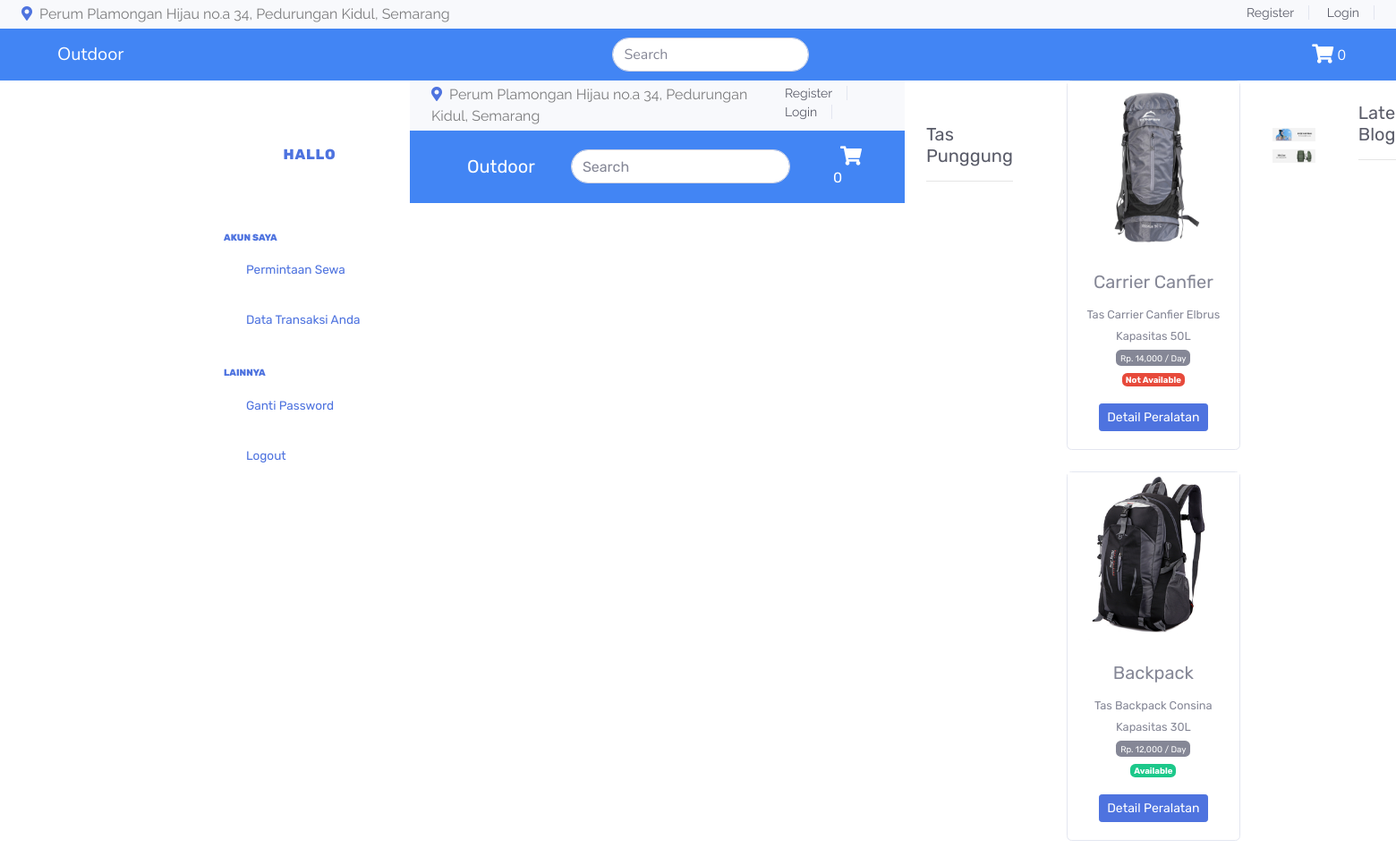
The page /index.php/kategori/tas_punggung on the database its author committed.
### tables this page shows
CREATE TABLE `tb_barang` (
  `id_brg` int(11) NOT NULL,
  `nama_brg` varchar(120) NOT NULL,
  `keterangan` varchar(225) NOT NULL,
  `kategori` varchar(60) NOT NULL,
  `harga` int(11) NOT NULL,
  `promo` int(11) NOT NULL,
  `status` int(4) NOT NULL,
  `gambar` text NOT NULL
);

### application/controllers/kategori.php (called while the page is built, shortened)
<?php
class Kategori extends CI_Controller
{
    public function __construct()
    {
        $this->load->model('Model_kategori');
        $this->load->library('cart');
    }
    public function tas_punggung()
    {
        $data['tas_punggung'] = $this->Model_kategori->data_tas_punggung();
        $this->load->view('user/header');
        $this->load->view('user/sidebar');
        $this->load->view('user/tas_punggung', $data);
        $this->load->view('user/footer');
    }
}

### index.php (called while the page is built, shortened)
<?php
require_once BASEPATH . 'core/CodeIgniter.php';

### application/models/model_kategori.php (called while the page is built, shortened)
<?php
class Model_kategori extends CI_Model
{
    public function data_tas_punggung()
    {
        $query = $this->db->get_where("tb_barang", array('kategori' => 'tas punggung'));
        return $query->result();
    }
}

### application/views/user/tas_punggung.php (the view, shortened to what this page needs)
<header id="header">
    <div class="strip d-flex justify-content-between px-4 py-1 bg-light">
        <p class="font-rale font-size-16 text-black-50 m-0"> <a href="https://g.page/pandanaranoutdoortravelling?share"><i class="fas fa-map-marker-alt mr-1"></i></a> Perum Plamongan Hijau no.a 34, Pedurungan Kidul, Semarang </p>
        <div class="font-rale font-size-14 ">
            <?php if ($this->session->userdata('nama')) { ?>
                <a class="px-3 border-right border-left text-dark" href="<?php echo base_url() ?>dashboard/profile">Hallo <?php echo $this->session->userdata('nama') ?></a>
                <a href="<?php echo base_url() ?>/auth/logout" class="px-3 border-right text-dark">Logout</a>
            <?php } else { ?>
                <a href="<?php echo base_url('register') ?>" class="px-3 border-right text-dark">Register</a>
                <a href="<?php echo base_url('auth/login') ?>" class="px-3 border-right text-dark">Login</a>
            <?php } ?>
        </div>
    </div>
    <nav class="navbar navbar-expand-lg navbar-dark color-primary-bg">
        <div class="ml-5">
            <a class="navbar-brand" href="<?php echo base_url('dashboard') ?>"> Outdoor</a>
        </div>
        <div class="container justify-content-center">
            <form class="form-inline">
                <input class="form-control mr-sm-2 rounded-pill" type="search" placeholder="Search" aria-label="Search">
            </form>
        </div>
        <div class="navbar">
            <ul class="nav navbar-nav navbar-right mr-3">
                <li>
                    <?php $keranjang = '<span class="font=size-16 px-2 text-white"><i class="fas fa-shopping-cart fa-lg mt-1"></i>  ' . $this->cart->total_items() . '' ?>
                    <?php echo anchor('dashboard/detail_keranjang', $keranjang) ?>
                </li>
            </ul>
        </div>
    </nav>
</header>
<div class="container py-5">
    <h4 class="font-rubik font-size-20 text-dark">Tas Punggung</h4>
    <hr>
</div>
<div class="container">
    <div class="row text-center mb-5">
        <?php foreach ($tas_punggung as $brg) : ?>
            <div class="card ml-4 mb-4" style="width: 194px;">
                <a href="<?php echo base_url('dashboard/detail_barang/' . $brg->id_brg) ?>"><img src="<?php echo base_url() . '/uploads/' . $brg->gambar ?>" class="img-fluid" alt="..."></a>
                <div class="card-body">
                    <h5 class="card-title"><?php echo $brg->nama_brg ?></h5>
                    <small><?php echo $brg->keterangan ?></small><br>
                    <span class="badge badge-secondary"><small>Rp. <?php echo number_format($brg->harga, 0, ',', ',') ?> / Day</small></span><br>
                    <small>
                        <?php if ($brg->status == "0") {
                            echo "<span class='badge badge-danger'> Not Available </span>";
                        } else {
                            echo "<span class='badge badge-success'> Available </span>";
                        } ?></small><br>
                    <?php echo anchor('dashboard/detail/' . $brg->id_brg, '<div class="btn btn-sm btn-primary mt-3">Detail Peralatan</div>') ?>
                </div>
            </div>
        <?php endforeach; ?>
    </div>
</div>
<section id="banner-adds py-2">
    <div class="container py-5 text-center">
        <img src="<?php echo base_url('assets/img/adds/adds1.jpg') ?>" alt="adds1" class="img-fluid mr-5">
        <img src="<?php echo base_url('assets/img/adds/adds4.jpg') ?>" alt="adds2" class="img-fluid ">
    </div>
</section>
<section id="blogs">
    <div class="container py-4">
        <h4 class="font-rubik font-size-20 text-dark">Latest Blogs</h4>
        <hr>
    </div>
</section>

### application/views/user/header.php (shortened to what this page needs)
<!DOCTYPE html>
<html lang="en">
<head>
    <link rel="stylesheet" href="https://cdn.jsdelivr.net/npm/bootstrap@4.5.3/dist/css/bootstrap.min.css">
    <link rel="stylesheet" href="https://cdnjs.cloudflare.com/ajax/libs/OwlCarousel2/2.3.4/assets/owl.carousel.min.css" />
    <link rel="stylesheet" href="https://cdnjs.cloudflare.com/ajax/libs/OwlCarousel2/2.3.4/assets/owl.theme.default.min.css" />
    <link href="<?php echo base_url() ?>assets/vendor/fontawesome-free/css/all.min.css" rel="stylesheet" type="text/css">
    <link href="<?php echo base_url() ?>assets/css/sb-admin-2.min.css" rel="stylesheet">
    <link href="<?php echo base_url() ?>assets/css/style.css" rel="stylesheet">
</head>

### application/views/user/sidebar.php (shortened to what this page needs)
<header id="header">
    <div class="strip d-flex justify-content-between px-4 py-1 bg-light">
        <p class="font-rale font-size-16 text-black-50 m-0"> <a href="https://g.page/pandanaranoutdoortravelling?share"><i class="fas fa-map-marker-alt mr-1"></i></a> Perum Plamongan Hijau no.a 34, Pedurungan Kidul, Semarang </p>
        <div class="font-rale font-size-14 ">
            <?php if ($this->session->userdata('nama')) { ?>
                <a class="px-3 border-right border-left text-dark" href="<?php echo base_url() ?>/dashboard/profile">Hallo <?php echo $this->session->userdata('nama') ?></a>
                <a href="<?php echo base_url() ?>/auth/logout" class="px-3 border-right text-dark">Logout</a>
            <?php } else { ?>
                <a href="<?php echo base_url('register') ?>" class="px-3 border-right text-dark">Register</a>
                <a href="<?php echo base_url('auth/login') ?>" class="px-3 border-right text-dark">Login</a>
            <?php } ?>
        </div>
    </div>
    <nav class="navbar navbar-expand-lg navbar-dark color-primary-bg">
        <div class="ml-5">
            <a class="navbar-brand" href="<?php echo base_url('dashboard') ?>"> Outdoor</a>
        </div>
        <div class="container justify-content-center">
            <form class="form-inline">
                <input class="form-control mr-sm-2 rounded-pill" type="search" placeholder="Search" aria-label="Search">
            </form>
        </div>
        <div class="navbar">
            <ul class="nav navbar-nav navbar-right mr-3">
                <li>
                    <?php $keranjang = '<span class="font=size-16 px-2 text-white"><i class="fas fa-shopping-cart fa-lg mt-1"></i>  ' . $this->cart->total_items() . '' ?>
                    <?php echo anchor('dashboard/detail_keranjang', $keranjang) ?>
                </li>
            </ul>
        </div>
    </nav>
</header>
<body id="page-top">
    <div class="container font-rubik" id="wrapper">
        <ul class="navbar-nav sidebar sidebar-dark accordion mt-5" id="accordionSidebar">
            <span class="sidebar-brand d-flex align-items-center justify-content-center text-primary">
                <div class="sidebar-brand-text mx-3">Hallo <?php echo $this->session->userdata('nama') ?></sup></div>
            </span>
            <hr class="sidebar-divider">
            <hr class="sidebar-divider">
            <div class="sidebar-heading text-primary mt-3">
                Akun Saya
            </div>
            <li class="nav-item">
                <a class="nav-link text-primary" href="<?php echo base_url('/dashboard/permintaan_sewa') ?>">
                    <i class="fas fa-fw fa-users"></i>
                    <span>Permintaan Sewa</span></a>
            </li>
            <li class="nav-item">
                <a class="nav-link text-primary" href="<?php echo base_url('/dashboard/riwayat_sewa') ?>">
                    <i class="fas fa-fw fa-random"></i>
                    <span>Data Transaksi Anda</span></a>
            </li>
            <div class="sidebar-heading text-primary mt-4">
                Lainnya
            </div>
            <li class="nav-item">
                <a class="nav-link text-primary" href="<?php echo base_url('auth/ganti_password') ?>">
                    <i class="fas fa-fw fa-comments"></i>
                    <span>Ganti Password</span></a>
            </li>
            <li class="nav-item">
                <a class="nav-link text-primary" href="<?php echo base_url('auth/logout') ?>">
                    <i class="fas fa-fw fa-sign-out-alt"></i>
                    <span>Logout</span></a>
            </li>
            <hr class="sidebar-divider d-none d-md-block">
            <div class="text-center d-none d-md-inline">
                <button class="rounded-circle border-0" id="sidebarToggle"></button>
            </div>
        </ul>

### application/views/user/footer.php (shortened to what this page needs)
</body>
</html>
</body>
</html>

### assets/css/style.css (style rules this page uses)
.font-rale { font-family: "Raleway", cursive; }
.font-rubik { font-family: "Rubik", cursive; }
.font-size-14 { font-size: 14px; }
.font-size-16 { font-size: 16px; }
.font-size-20 { font-size: 20px; }
button, button:focus { outline: none !important; -webkit-box-shadow: none !important; box-shadow: none !important; }
.color-primary-bg { background: #4285f4; }

### rows shown on the page
tb_barang: gambar (picture), nama_brg "Carrier Canfier", keterangan "Tas Carrier Canfier Elbrus Kapasitas 50L", harga "14,000", status "Not Available", id_brg "Detail Peralatan"
tb_barang: gambar (picture), nama_brg "Backpack", keterangan "Tas Backpack Consina Kapasitas 30L", harga "12,000", status "Available", id_brg "Detail Peralatan"

### other values the page prints
$this->cart->total_items() "0"
